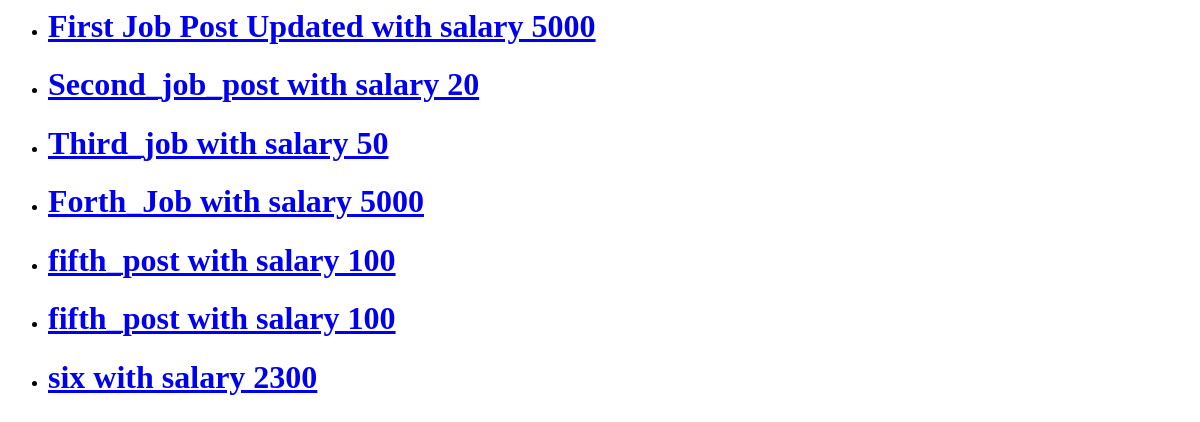
Before: / with the older database file.
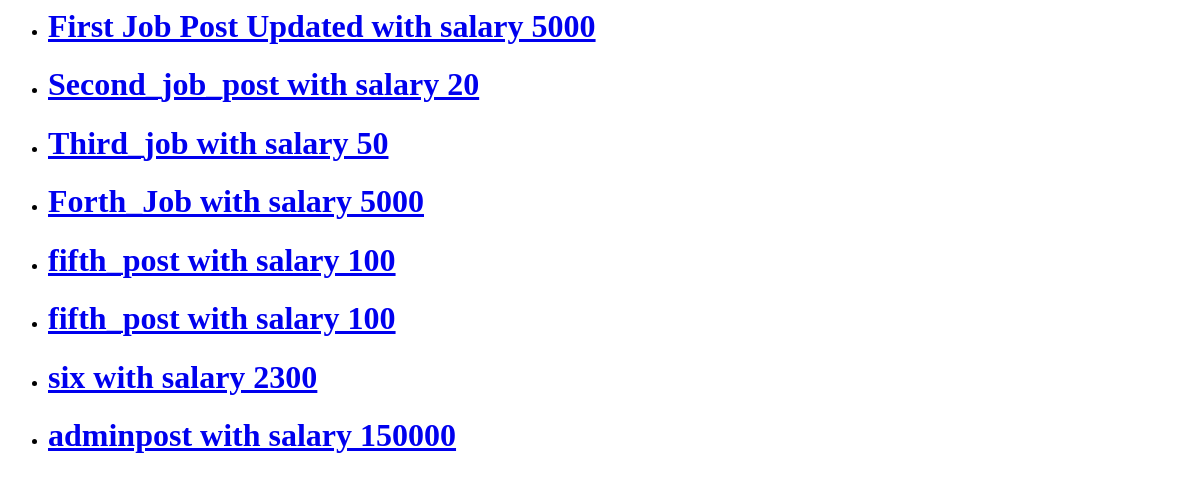
After: the same page with the newer database file.
### app/models.py (models this page shows, shortened)
class JobPost(models.Model):
    title = models.CharField(max_length=200)
    description = models.CharField(max_length=200)
    date = models.DateTimeField(auto_now_add=True)
    expiry = models.DateField(null=True)
    salary = models.IntegerField()
    slug = models.SlugField(null=True,max_length=40)
    def __str__(self):
        return f"{self.title} with salary {self.salary}"

### app/views.py (the view)
# urls.py: path('',views.job_list,name='jobs_home'),
def job_list(request):
    jobs = JobPost.objects.all()
    context = {"jobs":jobs}
    return render(request,"app/index.html",context)

### app/templates/app/index.html
<ul>
    {% for job in jobs %}
        <li>
            <a href="{% url 'jobs_detail' job.id %}"><h1>{{job}}</h1></a>
        </li>
    {%endfor%}
</ul>

Changed rows visible on the page:
added JobPost: title+salary "adminpost with salary 150000"
